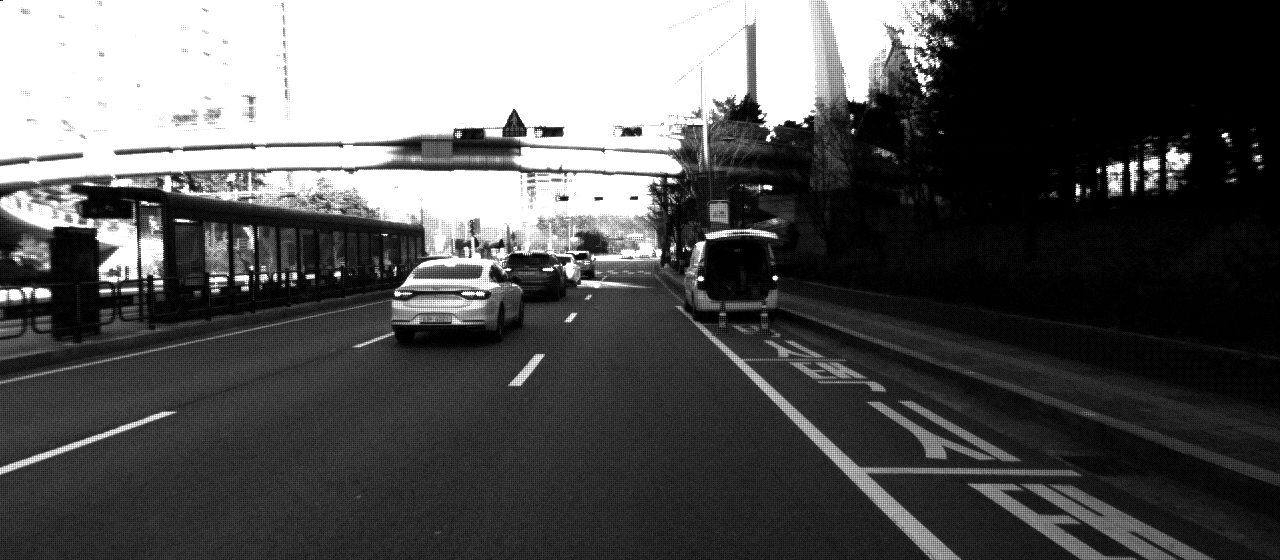
#> input picture data/image_left.png, 1280 x 560 px
$ python pr2_utils.py   (older library calls are emulated)
#> lines starting #> are read from the running program, lines starting #| are printed output that depends on the picture
from functools import lru_cache

import cv2
import matplotlib.pyplot as plt
import numpy as np
import numba
import pandas as pd

plt.ion()
import time


def tic():
    return time.time()


def toc(tstart, name="Operation"):
    print('%s took: %s sec.\n' % (name, (time.time() - tstart)))


def compute_stereo():
    path_l = 'data/image_left.png'
    path_r = 'data/image_right.png'

    image_l = cv2.imread(path_l, 0)
#> image_l is the input picture: shape (560, 1280); min 0, max 255, mean 85.6
    image_r = cv2.imread(path_r, 0)
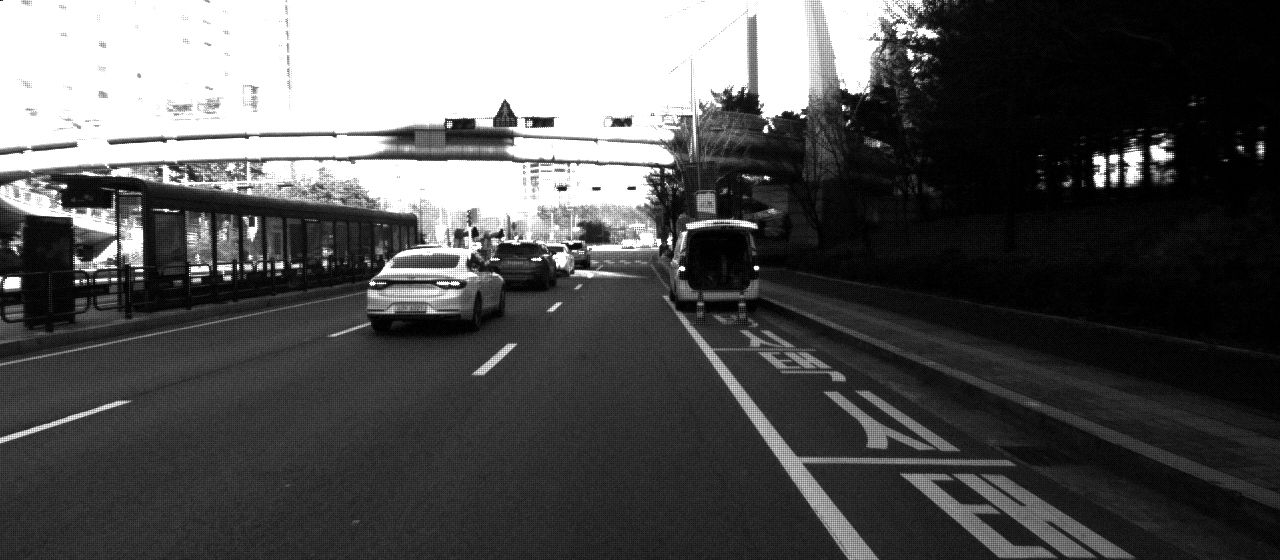
#> input picture data/image_right.png, 1280 x 560 px
#> image_r is the input picture: shape (560, 1280); min 0, max 255, mean 83.9

    image_l = cv2.cvtColor(image_l, cv2.COLOR_BAYER_BG2BGR)
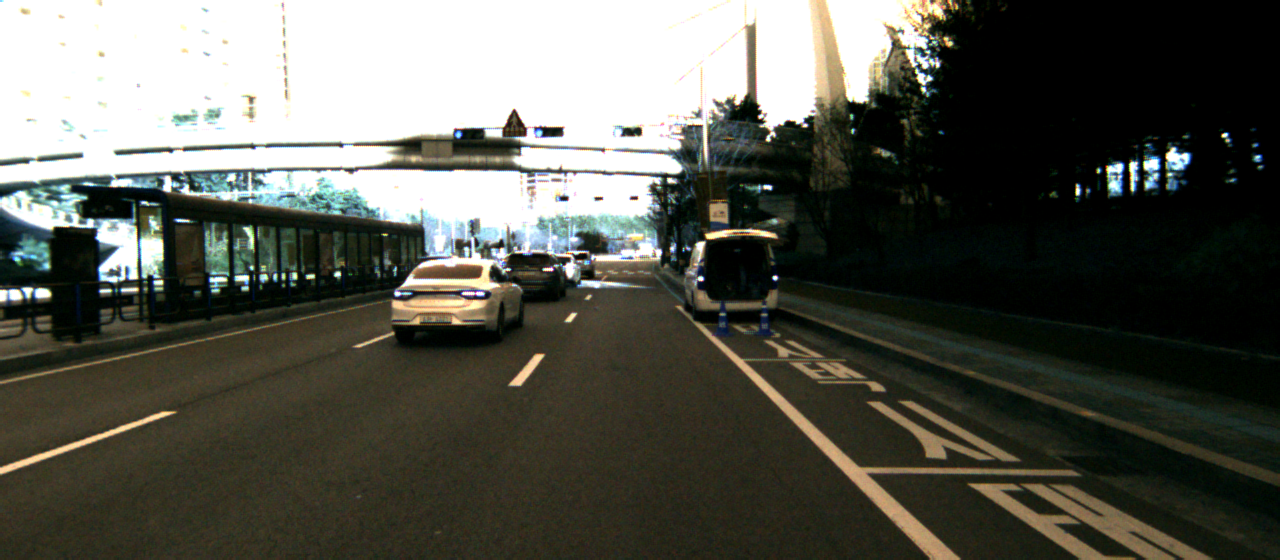
#> image_l: shape (560, 1280, 3); mean B, G, R 79.5, 88, 87
    image_r = cv2.cvtColor(image_r, cv2.COLOR_BAYER_BG2BGR)
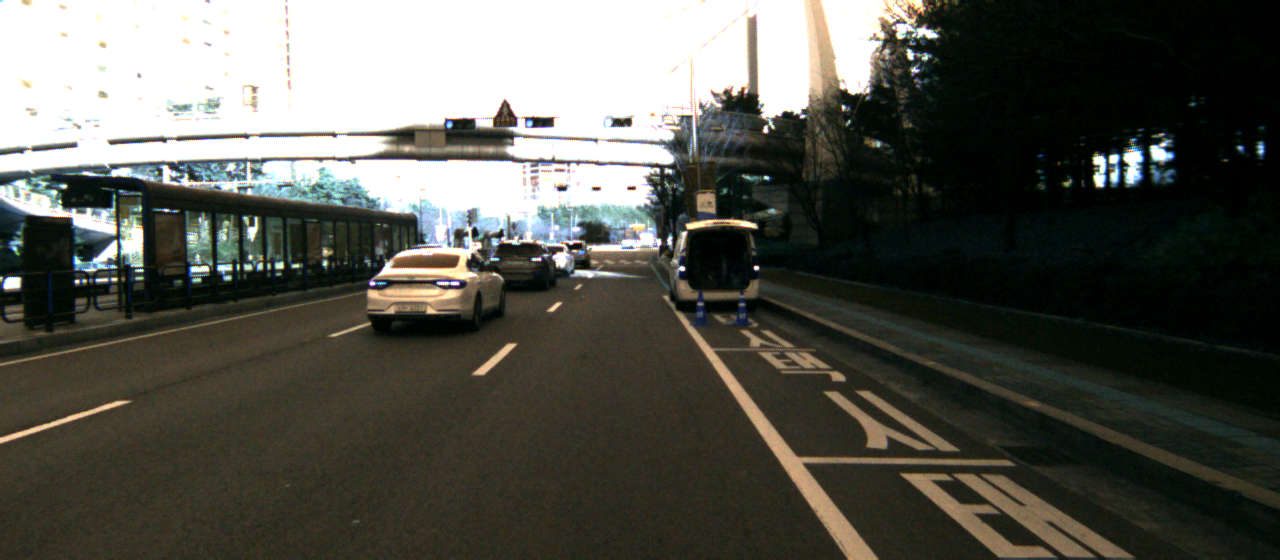
#> image_r: shape (560, 1280, 3); mean B, G, R 78.6, 85.9, 85.4

    image_l_gray = cv2.cvtColor(image_l, cv2.COLOR_BGR2GRAY)
    image_r_gray = cv2.cvtColor(image_r, cv2.COLOR_BGR2GRAY)

    # You may need to fine-tune the variables `numDisparities` and `blockSize` based on the desired accuracy
    stereo = cv2.StereoBM_create(numDisparities=16, blockSize=51)
    disparity = stereo.compute(image_l_gray, image_r_gray)
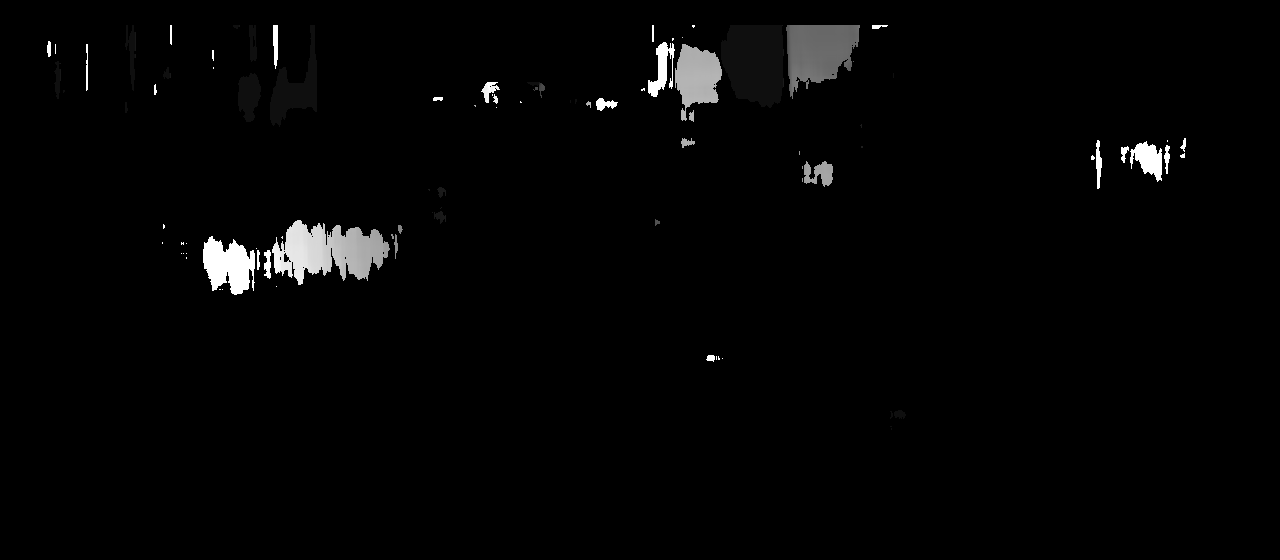
#> disparity: shape (560, 1280) int16; min -16, max 240, mean -11.4; drawn with min black and max white

    fig, (ax1, ax2, ax3) = plt.subplots(3, 1)
    ax1.imshow(image_l)
    ax1.set_title('Left Image')
    ax2.imshow(image_r)
    ax2.set_title('Right Image')
    ax3.imshow(disparity, cmap='gray')
    ax3.set_title('Disparity Map')
    plt.show()
#> figure, not shown here; B, G, R data is drawn as R, G, B


# [219 lines left out: functions read_data_from_csv, mapCorrelation, bresenham2D, test_bresenham2D, test_mapCorrelation, show_lidar, not called in this run]


if __name__ == '__main__':
    compute_stereo()
    # show_lidar()
    # test_mapCorrelation()
    # test_bresenham2D()
